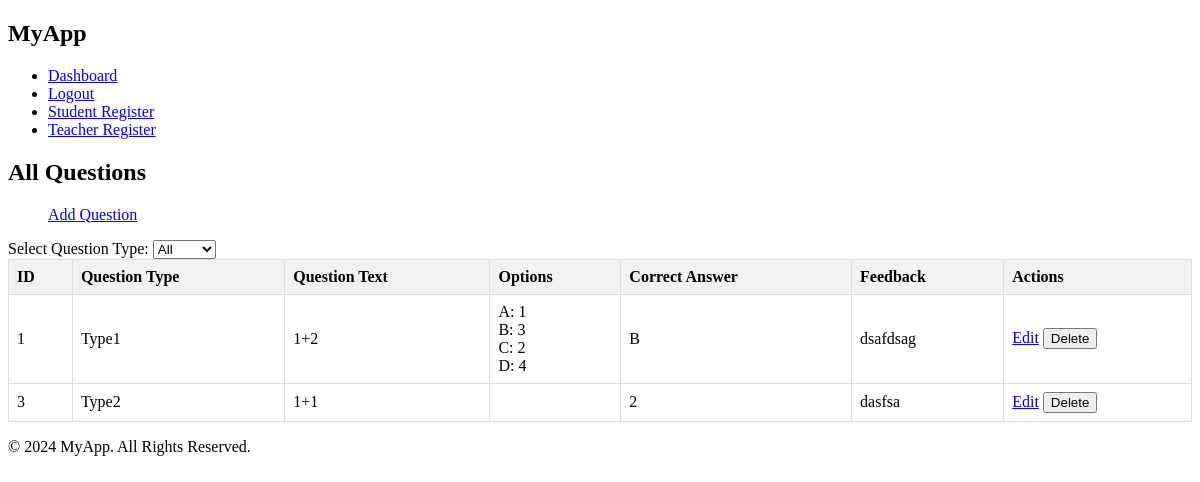
/manage_questions (signed in), run on an earlier commit of the app's database.
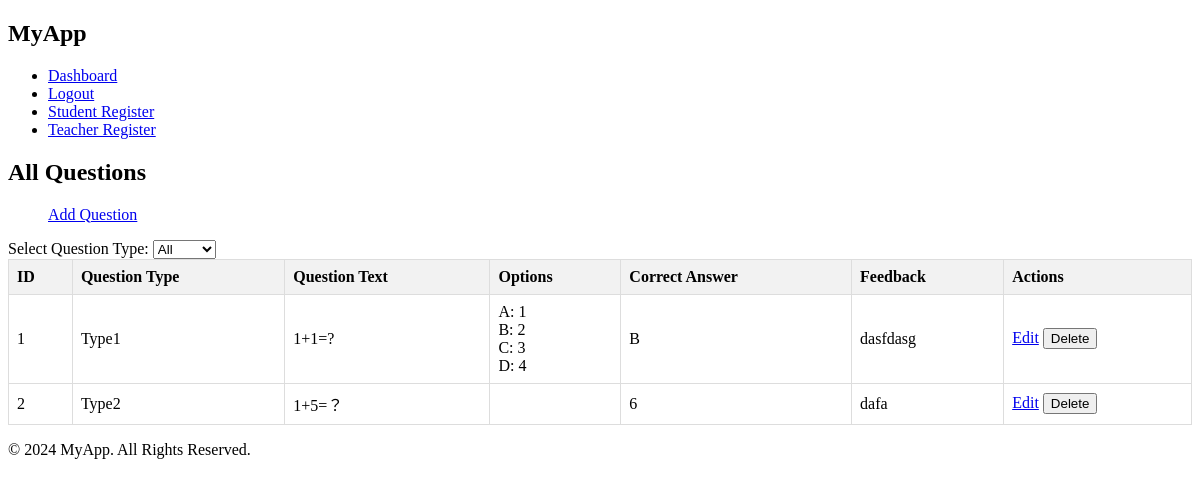
And on a later commit of the database.
### app/models/question.py (models this page shows)
class Question(db.Model):
    id = db.Column(db.Integer, primary_key=True)
    question_text = db.Column(db.Text, nullable=False)
    option_a = db.Column(db.String(200), nullable=False)
    option_b = db.Column(db.String(200), nullable=False)
    option_c = db.Column(db.String(200), nullable=False)
    option_d = db.Column(db.String(200), nullable=False)
    correct_option = db.Column(db.String(100), nullable=False)
    correct_answer = db.Column(db.Text, nullable=False)
    feedback = db.Column(db.Text, nullable=False)
    question_type = db.Column(db.String(50), nullable=False)

### app/routes/teacher_routes.py (the view)
@app.route('/manage_questions', methods=['GET'])
def manage_questions():
    if 'user_id' not in session or session['role'] != 'teacher':
        return redirect(url_for('login'))
    question_type = request.args.get('type')  # 获取查询参数，默认为'all'
    if question_type == 'type1':
        questions = Question.query.filter_by(question_type='Type1').all()
    elif question_type == 'type2':
        questions = Question.query.filter_by(question_type='Type2').all()
    else:
        questions = Question.query.all()
    return render_template('manage_questions.html', questions=questions, selected_type=question_type)

### app/templates/manage_questions.html (shortened to what this page needs)
{% extends "base.html" %}
{% block content %}
<div class="container">
    <h2>All Questions</h2>
    <ul>
        <li style="list-style-type: none"><a href="{{ url_for('add_question') }}" class="btn btn-success">Add Question</a></li>
    </ul>
    <form action="{{ url_for('manage_questions') }}" method="get" class="mb-3">
        <label for="type">Select Question Type:</label>
        <select name="type" id="type" class="form-select" onchange="this.form.submit()">
            <option value="all" {% if selected_type == 'all' %}selected{% endif %}>All</option>
        </select>
    </form>
    <table class="custom-table">
        <thead>
            <tr>
                <th>ID</th>
                <th>Question Type</th>
                <th>Question Text</th>
                <th>Options</th>
                <th>Correct Answer</th>
                <th>Feedback</th>
                <th>Actions</th>
            </tr>
        </thead>
        <tbody>
            {% for question in questions %}
            <tr>
                <td>{{ question.id }}</td>
                <td>{{ question.question_type }}</td>
                <td>{{ question.question_text }}</td>
                <td>
                    {% if question.question_type=='Type1' %}
                    A: {{ question.option_a }}<br>
                    B: {{ question.option_b }}<br>
                    C: {{ question.option_c }}<br>
                    D: {{ question.option_d }}
                    {% endif %}
                </td>
                <td>
                    {% if question.question_type=='Type1' %}
                    {{ question.correct_option }}
                    {% endif %}
                    {% if question.question_type=='Type2' %}
                    {{ question.correct_answer }}
                    {% endif %}
                </td>
                <td>{{ question.feedback }}</td>
                <td>
                    <a href="{{ url_for('edit_question', question_id=question.id) }}" class="btn btn-primary">Edit</a>
                    <form action="{{ url_for('delete_question', question_id=question.id) }}" method="post" style="display:inline;">
                        <button type="submit" class="btn btn-danger">Delete</button>
                    </form>
                </td>
            </tr>
            {% endfor %}
        </tbody>
    </table>
</div>
{% endblock %}

What changed in the data, as far as the page shows it:
removed Question: id "3", question_type "Type2", question_text "1+1", correct_answer "2", feedback "dasfsa"
changed Question "Type1": question_text "1+2" → "1+1=?"; option_b "3" → "2"; option_c "2" → "3"; feedback "dsafdsag" → "dasfdasg"
added Question: id "2", question_type "Type2", question_text "1+5=？", correct_answer "6", feedback "dafa"
